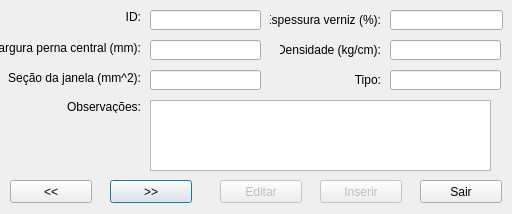
<?xml version="1.0" encoding="UTF-8"?>
<ui version="4.0">
 <class>WindowLamina</class>
 <widget class="QDialog" name="WindowLamina">
  <property name="geometry">
   <rect>
    <x>0</x>
    <y>0</y>
    <width>512</width>
    <height>214</height>
   </rect>
  </property>
  <property name="minimumSize">
   <size>
    <width>512</width>
    <height>214</height>
   </size>
  </property>
  <property name="maximumSize">
   <size>
    <width>512</width>
    <height>214</height>
   </size>
  </property>
  <property name="windowTitle">
   <string>Helena - Lâminas</string>
  </property>
  <property name="windowIcon">
   <iconset resource="icons/main.qrc">
    <normaloff>:/iconPower.ico</normaloff>:/iconPower.ico</iconset>
  </property>
  <widget class="QLabel" name="label_id">
   <property name="geometry">
    <rect>
     <x>0</x>
     <y>10</y>
     <width>141</width>
     <height>13</height>
    </rect>
   </property>
   <property name="text">
    <string>ID:</string>
   </property>
   <property name="alignment">
    <set>Qt::AlignRight|Qt::AlignTrailing|Qt::AlignVCenter</set>
   </property>
  </widget>
  <widget class="QLabel" name="label_width">
   <property name="geometry">
    <rect>
     <x>0</x>
     <y>40</y>
     <width>141</width>
     <height>16</height>
    </rect>
   </property>
   <property name="text">
    <string>Largura perna central (mm):</string>
   </property>
   <property name="alignment">
    <set>Qt::AlignRight|Qt::AlignTrailing|Qt::AlignVCenter</set>
   </property>
  </widget>
  <widget class="QLabel" name="label_area">
   <property name="geometry">
    <rect>
     <x>0</x>
     <y>70</y>
     <width>141</width>
     <height>16</height>
    </rect>
   </property>
   <property name="text">
    <string>Seção da janela (mm^2):</string>
   </property>
   <property name="alignment">
    <set>Qt::AlignRight|Qt::AlignTrailing|Qt::AlignVCenter</set>
   </property>
  </widget>
  <widget class="QLabel" name="label_weight">
   <property name="geometry">
    <rect>
     <x>280</x>
     <y>40</y>
     <width>101</width>
     <height>20</height>
    </rect>
   </property>
   <property name="text">
    <string>Densidade (kg/cm):</string>
   </property>
   <property name="alignment">
    <set>Qt::AlignRight|Qt::AlignTrailing|Qt::AlignVCenter</set>
   </property>
  </widget>
  <widget class="QLabel" name="label_type">
   <property name="geometry">
    <rect>
     <x>290</x>
     <y>70</y>
     <width>91</width>
     <height>20</height>
    </rect>
   </property>
   <property name="text">
    <string>Tipo:</string>
   </property>
   <property name="alignment">
    <set>Qt::AlignRight|Qt::AlignTrailing|Qt::AlignVCenter</set>
   </property>
  </widget>
  <widget class="QLineEdit" name="lineEdit_id">
   <property name="geometry">
    <rect>
     <x>150</x>
     <y>10</y>
     <width>111</width>
     <height>20</height>
    </rect>
   </property>
  </widget>
  <widget class="QLineEdit" name="lineEdit__width">
   <property name="geometry">
    <rect>
     <x>150</x>
     <y>40</y>
     <width>111</width>
     <height>20</height>
    </rect>
   </property>
  </widget>
  <widget class="QLineEdit" name="lineEdit_area">
   <property name="geometry">
    <rect>
     <x>150</x>
     <y>70</y>
     <width>111</width>
     <height>20</height>
    </rect>
   </property>
  </widget>
  <widget class="QLineEdit" name="lineEdit_weight">
   <property name="geometry">
    <rect>
     <x>390</x>
     <y>40</y>
     <width>111</width>
     <height>20</height>
    </rect>
   </property>
  </widget>
  <widget class="QLineEdit" name="lineEdit_type">
   <property name="geometry">
    <rect>
     <x>390</x>
     <y>70</y>
     <width>111</width>
     <height>20</height>
    </rect>
   </property>
  </widget>
  <widget class="QLabel" name="label_observation">
   <property name="geometry">
    <rect>
     <x>0</x>
     <y>100</y>
     <width>141</width>
     <height>13</height>
    </rect>
   </property>
   <property name="text">
    <string>Observações:</string>
   </property>
   <property name="alignment">
    <set>Qt::AlignRight|Qt::AlignTrailing|Qt::AlignVCenter</set>
   </property>
  </widget>
  <widget class="QTextEdit" name="textEdit_observation">
   <property name="geometry">
    <rect>
     <x>150</x>
     <y>100</y>
     <width>341</width>
     <height>71</height>
    </rect>
   </property>
  </widget>
  <widget class="QPushButton" name="pushButton_after">
   <property name="geometry">
    <rect>
     <x>110</x>
     <y>180</y>
     <width>82</width>
     <height>23</height>
    </rect>
   </property>
   <property name="text">
    <string>&gt;&gt;</string>
   </property>
  </widget>
  <widget class="QPushButton" name="pushButton_insert">
   <property name="enabled">
    <bool>false</bool>
   </property>
   <property name="geometry">
    <rect>
     <x>320</x>
     <y>180</y>
     <width>82</width>
     <height>23</height>
    </rect>
   </property>
   <property name="text">
    <string>Inserir</string>
   </property>
  </widget>
  <widget class="QPushButton" name="pushButton_before">
   <property name="geometry">
    <rect>
     <x>10</x>
     <y>180</y>
     <width>82</width>
     <height>23</height>
    </rect>
   </property>
   <property name="text">
    <string>&lt;&lt;</string>
   </property>
  </widget>
  <widget class="QPushButton" name="pushButton_edit">
   <property name="enabled">
    <bool>false</bool>
   </property>
   <property name="geometry">
    <rect>
     <x>220</x>
     <y>180</y>
     <width>82</width>
     <height>23</height>
    </rect>
   </property>
   <property name="text">
    <string>Editar</string>
   </property>
  </widget>
  <widget class="QPushButton" name="pushButton_exit">
   <property name="geometry">
    <rect>
     <x>420</x>
     <y>180</y>
     <width>82</width>
     <height>23</height>
    </rect>
   </property>
   <property name="text">
    <string>Sair</string>
   </property>
  </widget>
  <widget class="QLineEdit" name="lineEdit_thicknessPercent">
   <property name="geometry">
    <rect>
     <x>390</x>
     <y>10</y>
     <width>113</width>
     <height>20</height>
    </rect>
   </property>
  </widget>
  <widget class="QLabel" name="label_thicknessPercent">
   <property name="geometry">
    <rect>
     <x>270</x>
     <y>10</y>
     <width>111</width>
     <height>20</height>
    </rect>
   </property>
   <property name="text">
    <string>Espessura verniz (%):</string>
   </property>
   <property name="alignment">
    <set>Qt::AlignRight|Qt::AlignTrailing|Qt::AlignVCenter</set>
   </property>
  </widget>
 </widget>
 <resources>
  <include location="icons/main.qrc"/>
 </resources>
 <connections/>
</ui>
